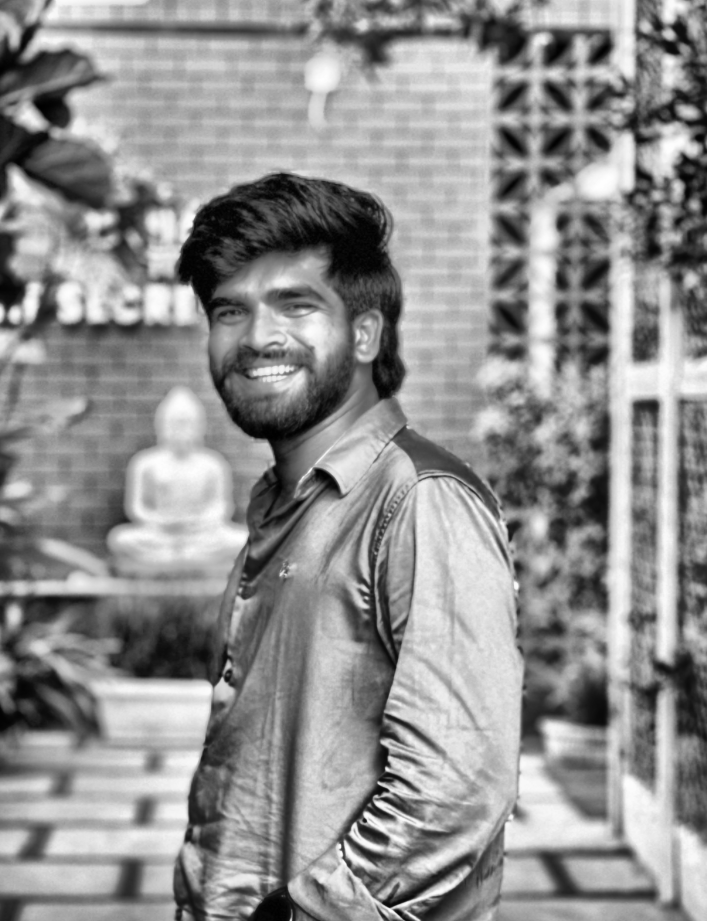
#> input picture data/preprocessed_photo.png, 1414 x 1842 px (shown at 1/2 size)
$ python make_ascii_svg.py
#> lines starting #> are read from the running program, lines starting #| are printed output that depends on the picture
#!/usr/bin/env python3
"""
make_ascii_svg.py
Converts preprocessed portrait into clean monochrome ASCII-art SVG (840x880)
matching the exact video reference (img2.mp4):
- 160-column high-definition grid
- Left-to-right clip wipe per row plus a small block cursor riding the wipe edge
- Staggered top -> bottom so the whole portrait types once and holds frozen
- Status bar with blinking terminal prompt: diwakar@github:~$ whoami Diwakar Reddy █
"""

import html
import os
import sys
from PIL import Image, ImageEnhance, ImageFilter

HERE = os.path.dirname(os.path.abspath(__file__))
BASE_DIR = os.path.dirname(HERE)
DATA_DIR = os.path.join(BASE_DIR, "data")
SCRATCH_DIR = os.path.join(BASE_DIR, "scratch")
OUT = os.path.join(BASE_DIR, "ascii-portrait.svg")


def get_source_image():
    candidates = [
        os.path.join(DATA_DIR, "preprocessed_photo.png"),
        os.path.join(SCRATCH_DIR, "head_nobg.png"),
        os.path.join(SCRATCH_DIR, "head_crop.jpg"),
        os.path.join(BASE_DIR, "assets", "photo.jpg"),
    ]
    for c in candidates:
        if os.path.exists(c):
            return c
    return None


SRC = get_source_image()

# Grid parameters matching exact video reference
COLS = int(os.environ.get("COLS", 160))
ART_W_TARGET = 800
CELL_W = ART_W_TARGET / COLS
CELL_H = CELL_W * 15 / 8
ROWS = round(COLS * 8 / 15)
RAMP = " .`:-=+*cs#%@"

# Contrast & brightness tuning
CONTRAST = 1.35
BRIGHTNESS = 1.05
GAMMA = 1.15
WHITE_FLOOR = 0.82

PAD = 20
TITLEBAR_H = 30
STATUS_H = 30
ART_W = COLS * CELL_W
ART_H = ROWS * CELL_H
CANVAS_W = 840
CANVAS_H = 880

BG = "#0d1117"
BG2 = "#111722"
FRAME = "#30363d"
TITLE_TEXT = "#7d8590"
INK = "#c9d1d9"       # Andrew6rant / Avi silver monochrome
CURSOR = "#c9d1d9"

ROW_DUR = 4.8 / ROWS   # Entire portrait prints in ~4.8s
STAGGER = ROW_DUR      # Single cursor sweeping across each row sequentially

if not SRC:
    print("[ERROR] No source photo found.")
    sys.exit(1)

print(f"[INFO] Sampling photo for ASCII grid from: {SRC}")
im = Image.open(SRC)
#> im is the input picture: PIL image 1414x1842 L; min 0, max 255, mean 143.9

# If full photo, auto-crop head/face
w, h = im.size
#> w = 1414; h = 1842
if w == h and w > 2000:
    im = im.crop((int(w * 0.38), int(h * 0.27), int(w * 0.57), int(h * 0.53)))

has_alpha = (im.mode == "RGBA")
#> has_alpha = False
alpha_px = None
if has_alpha:
    alpha = im.split()[-1].resize((COLS, ROWS), Image.Resampling.NEAREST)
    alpha_px = alpha.load()

im_gray = im.convert("L")
im_gray = ImageEnhance.Brightness(im_gray).enhance(BRIGHTNESS)
im_gray = ImageEnhance.Contrast(im_gray).enhance(CONTRAST)
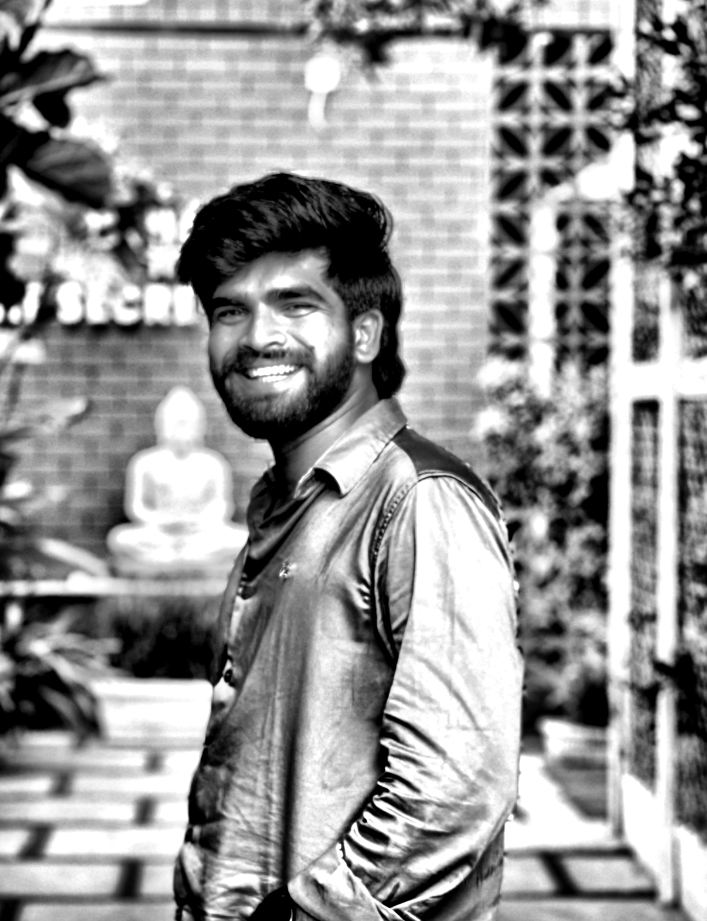
#> im_gray: PIL image 1414x1842 L (shown at 1/2 size); min 0, max 255, mean 149.6
im_gray = im_gray.resize((COLS, ROWS), Image.Resampling.LANCZOS)
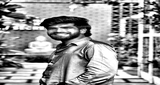
#> im_gray: PIL image 160x85 L; min 0, max 255, mean 149.5
px = im_gray.load()

STATIC = bool(os.environ.get("STATIC"))

rows_txt = []
for y in range(ROWS):
    chars = []
    for x in range(COLS):
        if alpha_px and alpha_px[x, y] < 80:
            chars.append(" ")
            continue

        lum = px[x, y] / 255.0
        lum = pow(lum, GAMMA)

        if not alpha_px and lum > WHITE_FLOOR:
            chars.append(" ")
            continue

        idx = int((1.0 - lum) * (len(RAMP) - 1) + 0.5)
        idx = max(0, min(len(RAMP) - 1, idx))
        chars.append(RAMP[idx])
    rows_txt.append("".join(chars))
#> after the loop, rows_txt = 85 items

art_top = TITLEBAR_H + PAD * 0.35

# Assemble exact SVG matching video reference
parts = []
parts.append(
    f'<svg xmlns="http://www.w3.org/2000/svg" width="{CANVAS_W}" height="{CANVAS_H}" '
    f'viewBox="0 0 {CANVAS_W} {CANVAS_H}" font-family="ui-monospace, SFMono-Regular, '
    f'Menlo, Consolas, monospace">'
)
parts.append('<defs>'
             f'<linearGradient id="bg" x1="0" y1="0" x2="0" y2="1">'
             f'<stop offset="0" stop-color="{BG2}"/><stop offset="1" stop-color="{BG}"/>'
             f'</linearGradient></defs>')

parts.append(f'<rect width="{CANVAS_W}" height="{CANVAS_H}" rx="12" fill="url(#bg)"/>')
parts.append(f'<rect x="0.5" y="0.5" width="{CANVAS_W-1}" height="{CANVAS_H-1}" rx="12" '
             f'fill="none" stroke="{FRAME}" stroke-width="1"/>')

parts.append(f'<line x1="0" y1="{TITLEBAR_H}" x2="{CANVAS_W}" y2="{TITLEBAR_H}" stroke="{FRAME}"/>')
for i, dotcol in enumerate(["#ff5f56", "#ffbd2e", "#27c93f"]):
    parts.append(f'<circle cx="{PAD + i*16}" cy="{TITLEBAR_H/2}" r="5" fill="{dotcol}"/>')
parts.append(f'<text x="{CANVAS_W/2}" y="{TITLEBAR_H/2 + 4}" fill="{TITLE_TEXT}" font-size="12" '
             f'text-anchor="middle">diwakar@github: ~$ ./portrait.sh</text>')

font_size = CELL_H * 0.86
for ry, line in enumerate(rows_txt):
    y = art_top + ry * CELL_H + CELL_H * 0.74
    row_y = art_top + ry * CELL_H
    delay = ry * STAGGER
    safe = html.escape(line)
    text = (f'<text xml:space="preserve" x="{PAD}" y="{y:.1f}" fill="{INK}" '
            f'font-size="{font_size:.1f}" textLength="{ART_W}" lengthAdjust="spacing">{safe}</text>')

    if STATIC:
        parts.append(text)
        continue

    # Wipe clip-path per row
    parts.append(
        f'<clipPath id="r{ry}"><rect x="{PAD}" y="{row_y:.1f}" height="{CELL_H}" width="0">'
        f'<animate attributeName="width" from="0" to="{ART_W}" begin="{delay:.3f}s" '
        f'dur="{ROW_DUR:.2f}s" fill="freeze"/></rect></clipPath>'
    )
    parts.append(f'<g clip-path="url(#r{ry})">{text}</g>')
    # Block cursor riding the reveal edge
    parts.append(
        f'<rect y="{row_y+1:.1f}" width="{CELL_W}" height="{CELL_H-2}" fill="{CURSOR}" opacity="0">'
        f'<animate attributeName="x" from="{PAD}" to="{PAD+ART_W}" begin="{delay:.3f}s" '
        f'dur="{ROW_DUR:.2f}s" fill="freeze"/>'
        f'<set attributeName="opacity" to="0.85" begin="{delay:.3f}s"/>'
        f'<set attributeName="opacity" to="0" begin="{delay+ROW_DUR:.3f}s"/></rect>'
    )
#> this loop made 85 passes
#> (y, row_y, delay) on passes 1 to 12: (43.94, 37, 0), (53.31, 46.38, 0.0565), (62.69, 55.75, 0.113), (72.06, 65.12, 0.169), (81.44, 74.5, 0.226), (90.81, 83.88, 0.282), (100.2, 93.25, 0.339), (109.6, 102.6, 0.395), (118.9, 112, 0.452), (128.3, 121.4, 0.508), (137.7, 130.8, 0.565), (147.1, 140.1, 0.621)
#> after the loop, parts = 264 items

# Status bar with blinking terminal cursor
status_line_y = TITLEBAR_H + ART_H + PAD * 0.35
status_y = status_line_y + 19
parts.append(f'<line x1="0" y1="{status_line_y:.1f}" x2="{CANVAS_W}" y2="{status_line_y:.1f}" stroke="{FRAME}"/>')
parts.append(f'<text x="{PAD}" y="{status_y:.1f}" fill="{TITLE_TEXT}" font-size="13">'
             f'diwakar@github:~$ whoami <tspan fill="{INK}">Diwakar Reddy</tspan></text>')
status_chars = len("diwakar@github:~$ whoami Diwakar Reddy ")
parts.append(f'<rect x="{PAD + status_chars * 13 * 0.6:.1f}" y="{status_y-12:.1f}" width="8" height="14" fill="{INK}">'
             f'<animate attributeName="opacity" values="1;1;0;0" keyTimes="0;0.5;0.51;1" '
             f'dur="1s" repeatCount="indefinite"/></rect>')

parts.append("</svg>")
svg = "".join(parts)
with open(OUT, "w", encoding="utf-8") as f:
    f.write(svg)
print(f"[SUCCESS] Wrote {OUT}: {CANVAS_W} x {CANVAS_H}, {len(svg)//1024} KB")
#| [SUCCESS] Wrote ascii-portrait.svg: 840 x 880, 64 KB

$ run again, with IMG_9746.JPG.jpeg saved as data/preprocessed_photo.png
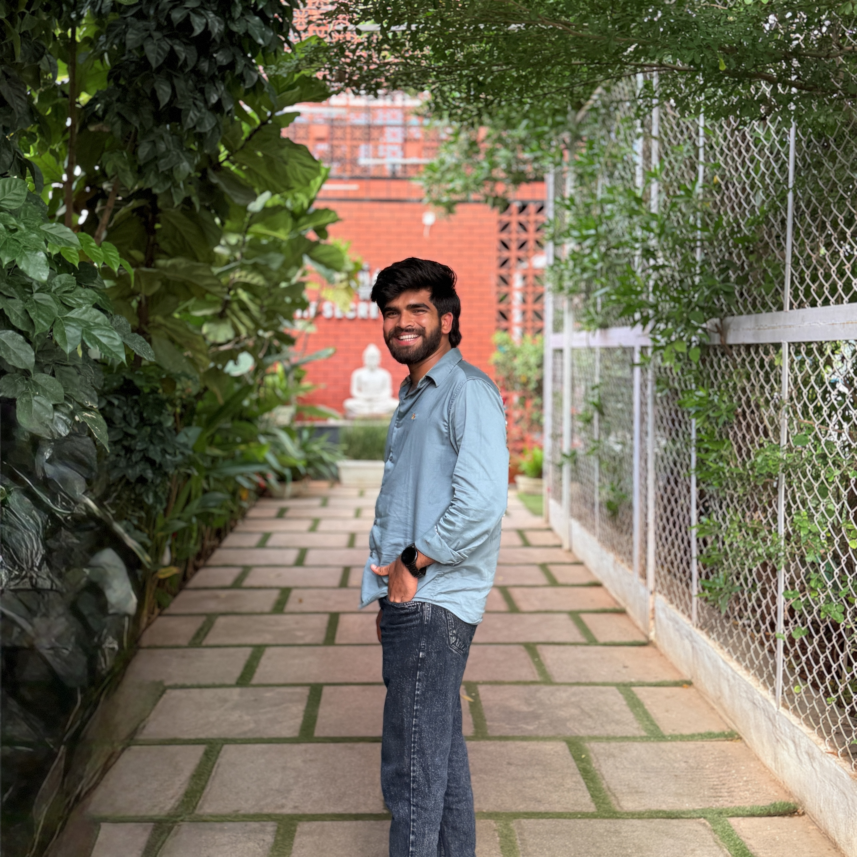
#> input picture IMG_9746.JPG.jpeg, 4284 x 4284 px (shown at 1/5 size)
#> im is the input picture: PIL image 4284x4284 RGB; mean R, G, B 114.1, 109.9, 90.7
#> `im = im.crop((int(w * 0.38), int(h * 0.27), int(w * 0.57), int(h * 0.5..`:
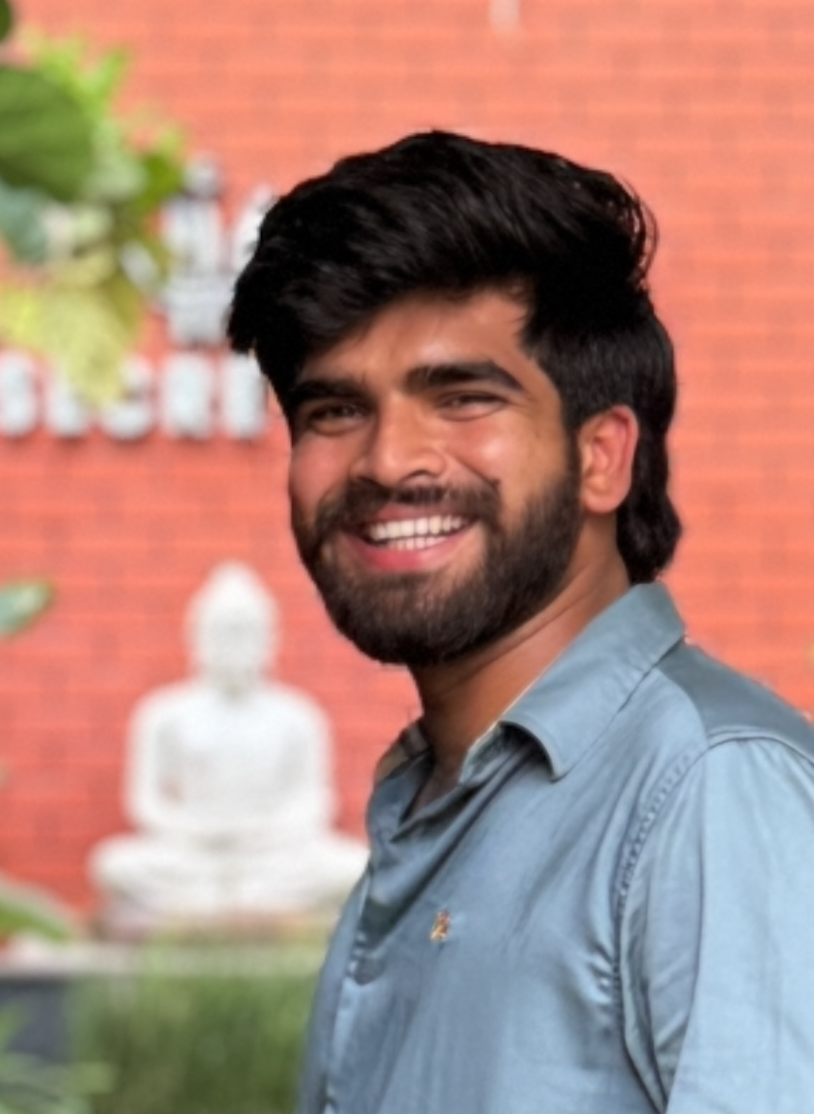
#> im: PIL image 814x1114 RGB; mean R, G, B 167.8, 132.3, 121.9
#> `im_gray = im_gray.resize((COLS, ROWS), Image.Resampling.LANCZOS)`:
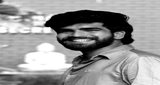
#> im_gray: PIL image 160x85 L; min 0, max 255, mean 149.8
#> after the loop `for y in range(ROWS):`: rows_txt = 85 items
#> the loop `for ry, line in enumerate(rows_txt):` made 85 passes
#> (y, row_y, delay) on passes 1 to 8: (43.94, 37, 0), (53.31, 46.38, 0.0565), (62.69, 55.75, 0.113), (72.06, 65.12, 0.169), (81.44, 74.5, 0.226), (90.81, 83.88, 0.282), (100.2, 93.25, 0.339), (109.6, 102.6, 0.395)
#> after the loop `for ry, line in enumerate(rows_txt):`: parts = 264 items
#| [SUCCESS] Wrote ascii-portrait.svg: 840 x 880, 64 KB
